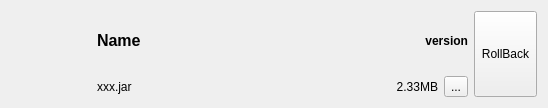
<?xml version="1.0" encoding="UTF-8"?>
<ui version="4.0">
 <class>LocalFileItemWidget</class>
 <widget class="QWidget" name="LocalFileItemWidget">
  <property name="geometry">
   <rect>
    <x>0</x>
    <y>0</y>
    <width>548</width>
    <height>108</height>
   </rect>
  </property>
  <property name="windowTitle">
   <string>Form</string>
  </property>
  <layout class="QGridLayout" name="gridLayout">
   <item row="0" column="0" rowspan="2">
    <widget class="QLabel" name="modIcon">
     <property name="sizePolicy">
      <sizepolicy hsizetype="Fixed" vsizetype="Fixed">
       <horstretch>0</horstretch>
       <verstretch>0</verstretch>
      </sizepolicy>
     </property>
     <property name="minimumSize">
      <size>
       <width>80</width>
       <height>80</height>
      </size>
     </property>
     <property name="maximumSize">
      <size>
       <width>80</width>
       <height>80</height>
      </size>
     </property>
     <property name="text">
      <string/>
     </property>
    </widget>
   </item>
   <item row="0" column="1">
    <layout class="QHBoxLayout" name="horizontalLayout_2">
     <item>
      <widget class="QLabel" name="displayNameText">
       <property name="sizePolicy">
        <sizepolicy hsizetype="Expanding" vsizetype="Preferred">
         <horstretch>0</horstretch>
         <verstretch>0</verstretch>
        </sizepolicy>
       </property>
       <property name="font">
        <font>
         <pointsize>12</pointsize>
         <weight>75</weight>
         <bold>true</bold>
        </font>
       </property>
       <property name="text">
        <string>Name</string>
       </property>
      </widget>
     </item>
     <item>
      <widget class="QLabel" name="versionText">
       <property name="font">
        <font>
         <pointsize>9</pointsize>
         <weight>75</weight>
         <bold>true</bold>
        </font>
       </property>
       <property name="text">
        <string>version</string>
       </property>
       <property name="alignment">
        <set>Qt::AlignRight|Qt::AlignTrailing|Qt::AlignVCenter</set>
       </property>
      </widget>
     </item>
    </layout>
   </item>
   <item row="0" column="2" rowspan="2">
    <widget class="QToolButton" name="rollbackButton">
     <property name="sizePolicy">
      <sizepolicy hsizetype="Fixed" vsizetype="Expanding">
       <horstretch>0</horstretch>
       <verstretch>0</verstretch>
      </sizepolicy>
     </property>
     <property name="text">
      <string>RollBack</string>
     </property>
     <property name="icon">
      <iconset theme="backup">
       <normaloff>.</normaloff>.</iconset>
     </property>
     <property name="toolButtonStyle">
      <enum>Qt::ToolButtonTextUnderIcon</enum>
     </property>
    </widget>
   </item>
   <item row="1" column="1">
    <layout class="QHBoxLayout" name="horizontalLayout">
     <item>
      <widget class="QLabel" name="modFileNameText">
       <property name="sizePolicy">
        <sizepolicy hsizetype="Expanding" vsizetype="Preferred">
         <horstretch>0</horstretch>
         <verstretch>0</verstretch>
        </sizepolicy>
       </property>
       <property name="text">
        <string>xxx.jar</string>
       </property>
      </widget>
     </item>
     <item>
      <widget class="QLabel" name="sizeText">
       <property name="sizePolicy">
        <sizepolicy hsizetype="Preferred" vsizetype="Minimum">
         <horstretch>0</horstretch>
         <verstretch>0</verstretch>
        </sizepolicy>
       </property>
       <property name="text">
        <string>2.33MB</string>
       </property>
       <property name="alignment">
        <set>Qt::AlignRight|Qt::AlignTrailing|Qt::AlignVCenter</set>
       </property>
      </widget>
     </item>
     <item>
      <widget class="QToolButton" name="openFolderButton">
       <property name="text">
        <string>...</string>
       </property>
       <property name="icon">
        <iconset theme="folder">
         <normaloff>.</normaloff>.</iconset>
       </property>
      </widget>
     </item>
    </layout>
   </item>
  </layout>
 </widget>
 <resources/>
 <connections/>
</ui>
